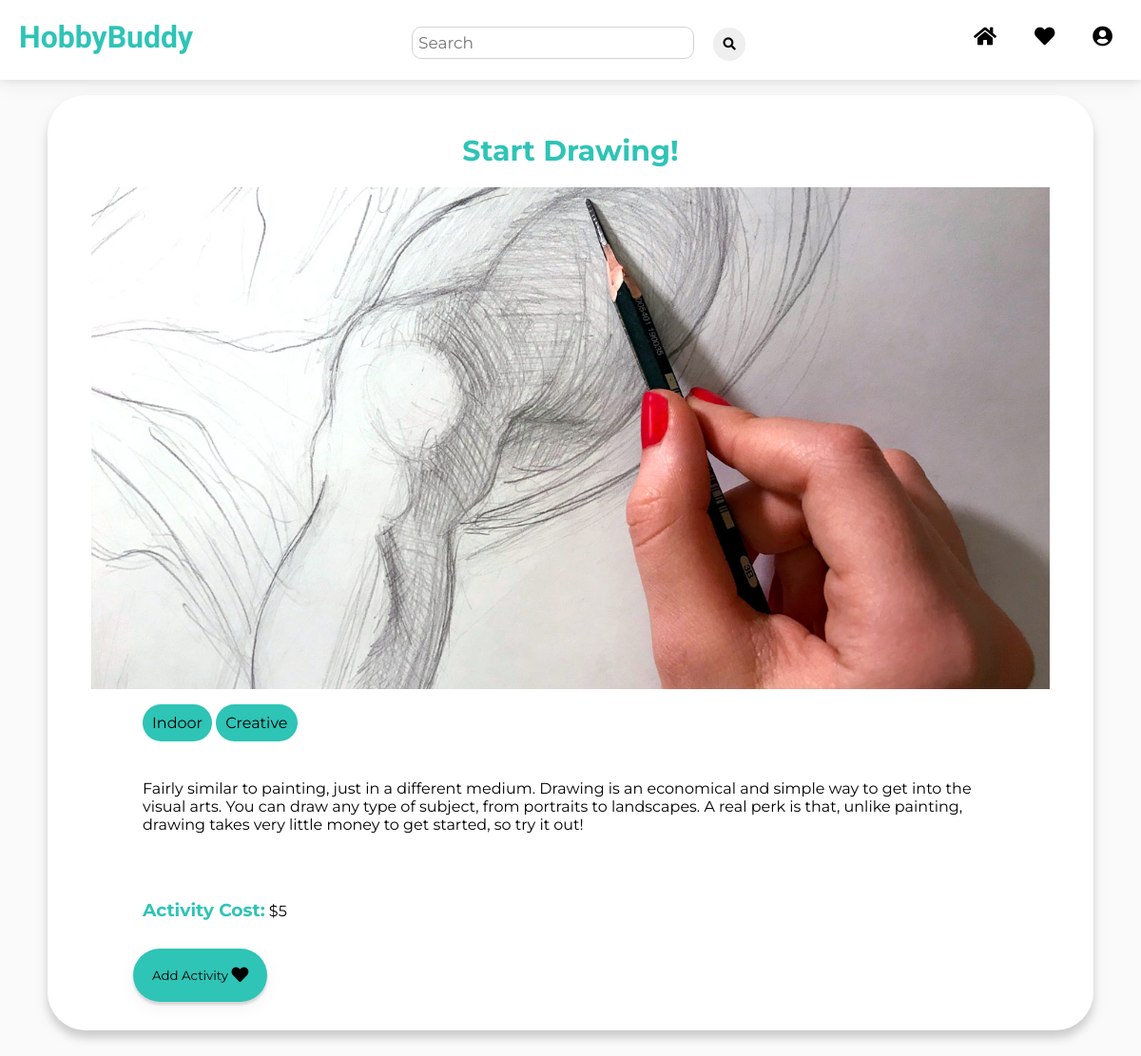
The app's page /activity/1/ (signed in) with its own data.
### activity/models.py (models this page shows, shortened)
class Activity(models.Model):
    title = models.CharField(max_length=100)
    picture = models.ImageField(upload_to='activity_media')
    description = models.TextField()
    cost_estimation = models.PositiveIntegerField()

class Category(models.Model):
    name = models.CharField(max_length=100)
    def __str__(self):
        return self.name

### activity/views.py (the view)
# urls.py: path('activity/<int:activity_id>/', activity_view.activity_details, name='activity-details'),
@login_required(login_url="/")
def activity_details(request, activity_id):
    act = Activity.objects.get(pk=activity_id)
    check = UserActivity.objects.filter(user=request.user, activity=act).count() > 0
    context = {
        'title': act.title,
        'picture': act.picture,
        'description': act.description,
        'cost': act.cost_estimation,
        'id': activity_id,
        'check': check,
    }
    cat = ActivityCategory.objects.filter(activity=act)
    categories = []
    for category in cat:
        categories.append(category.category)
    context['categories'] = categories
    return render(request, "activity/activitydetails.html", context)

### templates/activity/activitydetails.html (shortened to what this page needs)
<!DOCTYPE html>
<html lang="en">
    {% extends "newbase.html" %}
    {% load static %}
    {% block content %}
    <div class="block">
        <link rel="stylesheet" type="text/css" href="{% static 'activity/activitydetails.css' %}">
        <div class="center"><h1 class="activity-title">{{ title }}</h1></div>
        <div class="pic"><img src="{{ picture.url }}" class="activity-pic"/></div>
        <div class="ctg-container" style="margin-left: 100px;">
        {% for category in categories %}
        <p class="ctg" style="display: inline-block; background-color: #2ec4b6; padding: 10px; border-radius: 40px; margin-bottom: 0px;">
            {{ category }}
        </p>
        {% endfor %}
        </div>
        <div class = "texts">
            <p class="activity-desc" style="margin-top: 0px; margin-bottom: 50px;">{{ description }}</p>
            <h3 class="subtitle">Activity Cost:</h3>
            <p class="activity-cost">${{ cost }}</p>
        </div>
        {% if check %}
            <form action="{% url 'remove-activity' activity_id=id%}">
                {% csrf_token %}
                <div class="button-save">
                        <button type="submit" class="heart remove" style="background-colour: #D3D3D3;"> Remove Activity
                        <i class="fas fa-heart fa-lg remove-heart"></i>
                        </button>
                </div>
            </form>
        {% else %}
            <form action="{% url 'save-activity' activity_id=id%}">
                <div class="button-save">
                        <button type="submit" class="heart adds"> Add Activity
                        <i class="fas fa-heart fa-lg add-heart"></i>
                        </button>
                </div>
            </form>
        {% endif %}
    </div>
    {% endblock %}

### static/newbase/newbase.css (style rules this page uses)
body { font-family: 'Montserrat', sans-serif; margin: 0; }

### static/activity/activitydetails.css (style rules this page uses)
body { font-family: "Montserrat", sans-serif; background-color: rgba(211,211,211, 0.1); }
.activity-title { font-size: 30px; padding-top: 40px; z-index: 1; color: rgba(46, 196, 182, 1); }
.activity-pic { width: 63em; height: 33em; object-fit: cover; margin-left: auto; margin-right: auto; display: block; z-index: -1; }
.block { background-color: rgba(255,255,255, 1); box-shadow: 0px 8px 9px rgba(0, 0, 0, 0.15), 0 6px 20px 0 rgba(0, 0, 0, 0.05); margin: 0px 50px 50px 50px; border-radius: 40px; }
.center { text-align: center; }
.texts { padding: 0px 100px 10px 100px; margin-top: 0px; }
.subtitle { color: rgba(46, 196, 182, 1); font-weight: bold; display: inline-block; }
.activity-cost { display: inline-block; }
.heart { padding: 20px; display: inline-block; border: none; border-radius: 1000px; margin: 0 0 30px 90px; font-family: "Montserrat", sans-serif; }
.adds { background-color: #2ec4b6; box-shadow: 0px 3px 3px rgba(0, 0, 0, 0.15), 0 6px 20px 0 rgba(0, 0, 0, 0.05); }
.ctg-container { margin-left: 100px; margin-bottom: 40px; }

### records on screen
Activity: title "Start Drawing!", description "Fairly similar to painting, just in a different medium. Drawing is an economical and simple way to get into the visual arts. You can draw any type of subject, from portraits to landscapes. A real perk is that, unlike painting, drawing takes very little money to get started, so try it out!"
Category: name "Indoor"
Category: name "Creative"

### other values on screen
{{ cost }} "5"
